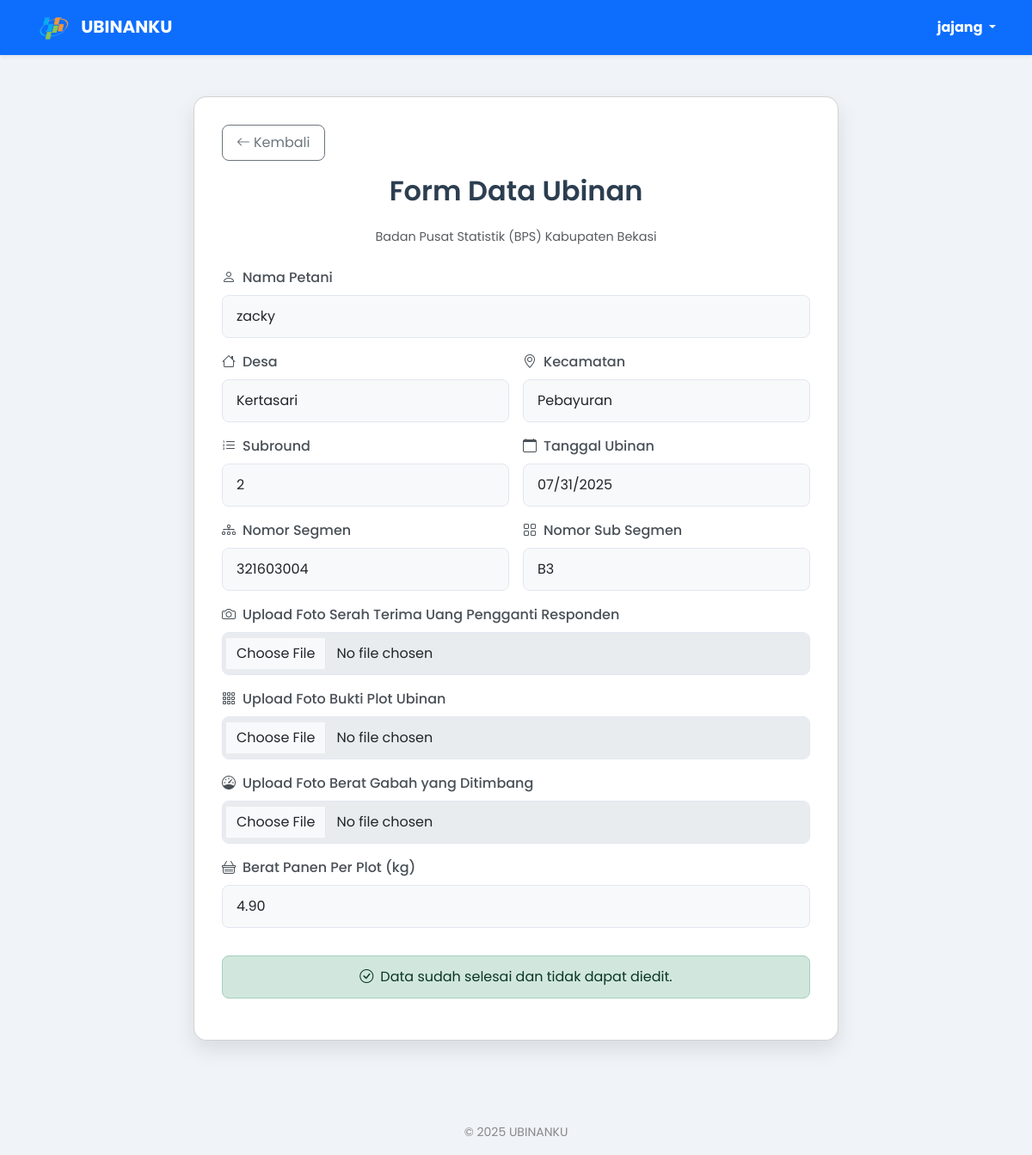
/service/form-user/form_monitoring.php?id=79 (signed in), run on the app's committed database.
### tables this page shows
CREATE TABLE `monitoring_data_panen` (
  `id` int(11) NOT NULL,
  `nama_petani` varchar(100) NOT NULL,
  `desa` varchar(100) NOT NULL,
  `kecamatan` varchar(100) NOT NULL,
  `tanggal_panen` date NOT NULL,
  `subround` int(11) NOT NULL,
  `foto_serah_terima` varchar(255) NOT NULL,
  `foto_bukti_plot_ubinan` varchar(255) NOT NULL,
  `foto_berat_timbangan` varchar(255) NOT NULL,
  `berat_plot` decimal(10,2) DEFAULT NULL,
  `gkp` decimal(10,2) DEFAULT NULL,
  `gkg` decimal(10,2) DEFAULT NULL,
  `ku` decimal(10,2) DEFAULT NULL,
  `status` enum('belum selesai','selesai','tidak bisa','revisi','sudah') DEFAULT 'belum selesai',
  `user_id` int(11) NOT NULL,
  `nomor_segmen` varchar(9) NOT NULL,
  `nomor_sub_segmen` varchar(2) NOT NULL,
  `note` varchar(500) NOT NULL,
  `created_at` timestamp NOT NULL DEFAULT current_timestamp(),
  `updated_at` timestamp NULL DEFAULT NULL,
  `note_revisi` text DEFAULT NULL,
  `revised_at` timestamp NULL DEFAULT NULL,
  `revised_by` varchar(100) DEFAULT NULL
);

### service/form-user/form_monitoring.php (the view, shortened to what this page needs)
<?php
include '../../config/koneksi.php';
$id = $_GET['id'] ?? null;
$query = "SELECT * FROM monitoring_data_panen WHERE id = ?";
$stmt = mysqli_prepare($conn, $query);
mysqli_stmt_bind_param($stmt, "i", $id);
mysqli_stmt_execute($stmt);
$result = mysqli_stmt_get_result($stmt);
$data = mysqli_fetch_assoc($result);
$isCompleted = $data['status'] === 'selesai';
$isRevision = $data['status'] === 'revisi';
$canEdit = !$isCompleted;
?>
<!DOCTYPE html>
<html lang="id">
<head>
  <link href="https://cdn.jsdelivr.net/npm/bootstrap@5.3.0/dist/css/bootstrap.min.css" rel="stylesheet">
  <link href="https://cdn.jsdelivr.net/npm/bootstrap-icons@1.10.5/font/bootstrap-icons.css" rel="stylesheet">
</head>
<body>
<nav class="navbar navbar-expand-lg navbar-dark bg-primary shadow-sm">
  <div class="container">
    <a class="navbar-brand" href="#">
      <img src="../../assets/logo.png" alt="Logo" class="me-2">
      UBINANKU
    </a>
    <div class="d-flex align-items-center">
      <div class="dropdown">
        <a href="#" class="text-white fw-bold text-decoration-none dropdown-toggle" id="userDropdown" data-bs-toggle="dropdown" aria-expanded="false">
          <?= htmlspecialchars($_SESSION['username']); ?>
        </a>
      </div>
    </div>
  </div>
</nav>
<div class="container my-3 my-md-5">
  <div class="card">
    <div class="text-center pb-3 pb-md-4">
      <div class="d-flex justify-content-start mb-3">
          <a href="javascript:history.back()" class="btn btn-outline-secondary btn-sm">
              <i class="bi bi-arrow-left me-1"></i>Kembali
          </a>
      </div>
      <h1>Form Data Ubinan</h1>
      <p class="text-muted mb-0" style="font-size: clamp(0.8rem, 1.5vw, 0.9rem);">
        Badan Pusat Statistik (BPS) Kabupaten Bekasi
      </p>
    </div>
    <form action="simpan_ubinan.php" method="POST" enctype="multipart/form-data" id="ubinanlForm">
      <div class="row g-3">
        <div class="col-12">
          <label class="form-label">
            <i class="bi bi-person me-2"></i>Nama Petani
          </label>
          <input type="text" name="nama_petani" class="form-control" value="<?= htmlspecialchars($data['nama_petani']); ?>" <?= $canEdit ? '' : 'readonly'; ?> required>
        </div>
        <div class="col-12 col-md-6">
          <label class="form-label">
            <i class="bi bi-house me-2"></i>Desa
          </label>
          <input type="text" name="desa" class="form-control" value="<?= htmlspecialchars($data['desa']); ?>" <?= $canEdit ? '' : 'readonly'; ?> required>
        </div>
        <div class="col-12 col-md-6">
          <label class="form-label">
            <i class="bi bi-geo-alt me-2"></i>Kecamatan
          </label>
          <input type="text" name="kecamatan" class="form-control" value="<?= htmlspecialchars($data['kecamatan']); ?>" <?= $canEdit ? '' : 'readonly'; ?> required>
        </div>
        <div class="col-12 col-md-6">
          <label class="form-label">
            <i class="bi bi-list-ol me-2"></i>Subround
          </label>
          <input type="text" name="subround" class="form-control" value="<?= htmlspecialchars($data['subround']); ?>" <?= $canEdit ? '' : 'readonly'; ?> required>
        </div>
        <div class="col-12 col-md-6">
          <label class="form-label">
            <i class="bi bi-calendar me-2"></i>Tanggal Ubinan
          </label>
          <input type="date" name="tanggal_panen" class="form-control" value="<?= htmlspecialchars($data['tanggal_panen']); ?>" <?= $canEdit ? '' : 'readonly'; ?> required>
        </div>
        <div class="col-12 col-md-6">
          <label class="form-label">
            <i class="bi bi-diagram-3 me-2"></i>Nomor Segmen
          </label>
          <input type="text" name="nomor_segmen" class="form-control" value="<?= htmlspecialchars($data['nomor_segmen']); ?>" <?= $canEdit ? '' : 'readonly'; ?> required>
        </div>
        <div class="col-12 col-md-6">
          <label class="form-label">
            <i class="bi bi-grid me-2"></i>Nomor Sub Segmen
          </label>
          <input type="text" name="nomor_sub_segmen" class="form-control" value="<?= htmlspecialchars($data['nomor_sub_segmen']); ?>" <?= $canEdit ? '' : 'readonly'; ?> required>
        </div>
        <div class="col-12">
          <label class="form-label">
            <i class="bi bi-camera me-2"></i>Upload Foto Serah Terima Uang Pengganti Responden
          </label>
          <input type="file" name="foto_serah_terima" id="foto_serah_terima" class="form-control" accept="image/*" <?= $canEdit ? '' : 'disabled'; ?> <?= $isRevision ? '' : 'required'; ?>>
        </div>
        <div class="col-12">
          <label class="form-label">
            <i class="bi bi-grid-3x3-gap me-2"></i>Upload Foto Bukti Plot Ubinan
          </label>
          <input type="file" name="foto_bukti_plot_ubinan" id="foto_bukti_plot_ubinan" class="form-control" accept="image/*" <?= $canEdit ? '' : 'disabled'; ?> <?= $isRevision ? '' : 'required'; ?>>
        </div>
        <div class="col-12">
          <label class="form-label">
            <i class="bi bi-speedometer me-2"></i>Upload Foto Berat Gabah yang Ditimbang
          </label>
          <input type="file" name="foto_berat_timbangan" id="foto_berat_timbangan" class="form-control" accept="image/*" <?= $canEdit ? '' : 'disabled'; ?> <?= $isRevision ? '' : 'required'; ?>>
        </div>
        <div class="col-12">
          <label class="form-label">
            <i class="bi bi-basket me-2"></i>Berat Panen Per Plot (kg)
          </label>
          <input type="number" name="berat_plot" class="form-control" value="<?= htmlspecialchars($data['berat_plot'] ?? ''); ?>" step="0.01" placeholder="Contoh: 5.25" <?= $canEdit ? '' : 'readonly'; ?> required ?>
        </div>
        <?php if ($canEdit): ?>
            <div class="col-12 pt-2 pt-md-3">
                <div class="d-grid">
                    <button type="submit" class="btn btn-primary" id="submitButton">
                        <i class="bi bi-save me-2"></i>
                        <?= $isRevision ? 'Submit Revisi' : 'Simpan Data Ubinan'; ?>
                    </button>
                </div>
            </div>
        <?php else: ?>
            <div class="col-12">
                <div class="alert alert-success text-center mt-3">
                    <i class="bi bi-check-circle me-2"></i>Data sudah selesai dan tidak dapat diedit.
                </div>
            </div>
        <?php endif; ?>
      </div>
    </form>
  </div>
</div>
<footer class="text-center mt-5 mb-3">
    &copy; <?= date('Y'); ?> UBINANKU
</footer>
</body>
</html>

### service/form-user/form_monitoring.php (style rules this page uses)
body { font-family: 'Poppins', sans-serif; background: #f0f4f8; min-height: 100vh; display: flex; flex-direction: column; }
.navbar-brand { font-weight: bold; font-size: clamp(1rem, 2.5vw, 1.25rem); }
.navbar-brand img { width: clamp(30px, 5vw, 40px); height: auto; }
.card { width: 100%; max-width: 700px; padding: clamp(1rem, 3vw, 2rem); border-radius: 15px; box-shadow: 0 10px 25px rgba(0,0,0,0.1); background: #fff; margin: 0 auto; }
h1 { font-weight: 600; color: #2c3e50; text-align: center; margin-bottom: 1.5rem; font-size: clamp(1.5rem, 4vw, 2rem); }
.form-label { font-weight: 500; color: #495057; margin-bottom: 0.5rem; font-size: clamp(0.875rem, 1.8vw, 1rem); }
.form-control, .form-select { border-radius: 8px; border: 1px solid #e3e6f0; padding: clamp(0.5rem, 1.5vw, 0.75rem) clamp(0.75rem, 2vw, 1rem); font-size: clamp(0.875rem, 1.8vw, 1rem); transition: all 0.3s ease; }
.form-control[readonly] { background-color: #f8f9fa; opacity: 1; }
.btn-outline-secondary { border-radius: 8px; font-size: clamp(0.875rem, 1.8vw, 1rem); padding: clamp(0.4rem, 1.5vw, 0.5rem) clamp(0.8rem, 2vw, 1rem); }
.alert { border-radius: 8px; font-size: clamp(0.875rem, 1.8vw, 1rem); padding: clamp(0.6rem, 2vw, 0.75rem) clamp(0.8rem, 2.5vw, 1rem); }
footer { margin-top: 60px; font-size: 14px; color: #888; }
@media (min-width: 1200px) { .card { max-width: 750px; } }

### data on the page
monitoring_data_panen: nama_petani "zacky", desa "Kertasari", kecamatan "Pebayuran", subround "2", tanggal_panen "07/31/2025", nomor_segmen "321603004", nomor_sub_segmen "B3", berat_plot "4.90"

### other printed values
$_SESSION['username'] "jajang"
